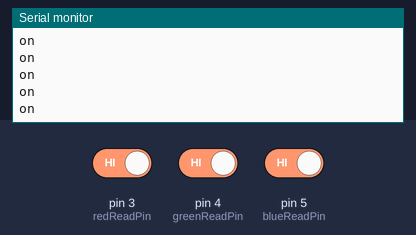
A sketch run on a simulated Arduino Uno, built with avr-gcc and run on an emulated ATmega328P. On the bench: the last lines printed to the serial monitor. Inputs (shaded band) come from the test bench; at power-on: pin 3 (redReadPin) HIGH, pin 4 (greenReadPin) HIGH, pin 5 (blueReadPin) HIGH.

Above: at 1.2 s.
1.3 s: pin 3 (redReadPin) driven LOW
At 1.32 s:
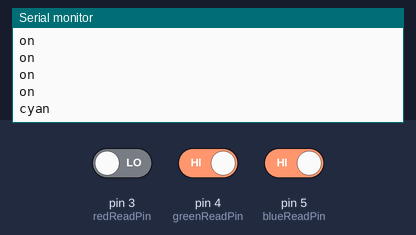
3.2 s: pin 4 (greenReadPin) driven LOW
At 3.22 s:
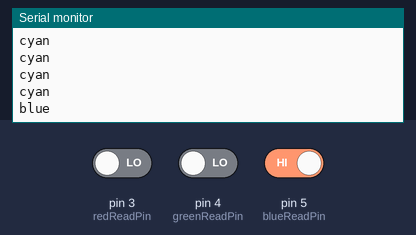
5.1 s: pin 5 (blueReadPin) driven LOW
At 5.12 s:
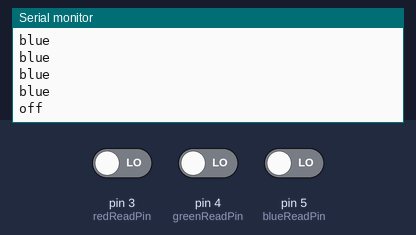
7.0 s: pin 3 (redReadPin) driven HIGH
At 7.03 s:
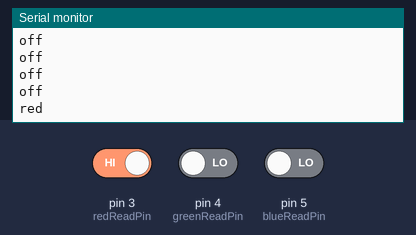
8.9 s: pin 4 (greenReadPin) driven HIGH
At 8.93 s:
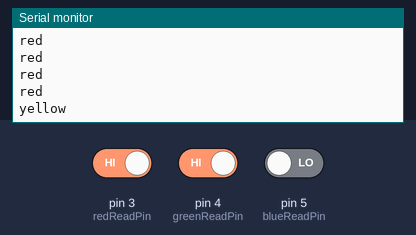
10.8 s: pin 3 (redReadPin) driven LOW
At 10.83 s:
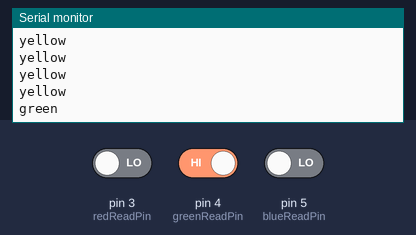

Measured:
- after the input at 1.3 s, the serial monitor: prints a new line at once (image 1)
- after the input at 3.2 s, the serial monitor: prints a new line at once (image 2)
- after the input at 5.1 s, the serial monitor: prints a new line at once (image 3)
- after the input at 7.0 s, the serial monitor: prints a new line at once (image 4)
- after the input at 8.9 s, the serial monitor: prints a new line at once (image 5)
- after the input at 10.8 s, the serial monitor: prints a new line at once (image 6)

The sketch:

MulticolorButtons.ino
```cpp
int redReadPin = 3;
int greenReadPin = 4;
int blueReadPin = 5;

int redValue;
int greenValue;
int blueValue;

int value;
String valueS;


void setup()
{
  Serial.begin( 115200 );
  pinMode( redReadPin , INPUT );
  pinMode( greenReadPin , INPUT );
  pinMode( blueReadPin , INPUT );
}

void loop()
{
  redValue = digitalRead( redReadPin );
  greenValue = digitalRead( greenReadPin );
  blueValue = digitalRead( blueReadPin );

  checkValues();

  Serial.println( valueS );
  delay( 50 );
}


void checkValues()
{
  if( redValue == 0 && greenValue == 0 && blueValue == 0 )
  {
    valueS = "off";
  }
  else if ( redValue == 1 && greenValue == 0 && blueValue == 0 )
  {
    valueS = "red";
  }
  else if ( redValue == 1 && greenValue == 1 && blueValue == 0 )
  {
    valueS = "yellow";
  }
  else if ( redValue == 0 && greenValue == 1 && blueValue == 0 )
  {
    valueS = "green";
  }
  else if ( redValue == 0 && greenValue == 1 && blueValue == 1 )
  {
    valueS = "cyan";
  }
  else if ( redValue == 0 && greenValue == 0 && blueValue == 1 )
  {
    valueS = "blue";
  }
  else if ( redValue == 1 && greenValue == 0 && blueValue == 1 )
  {
    valueS = "violet";
  }
  else if ( redValue == 1 && greenValue == 1 && blueValue == 1 )
  {
    valueS = "on";
  }
}
```
